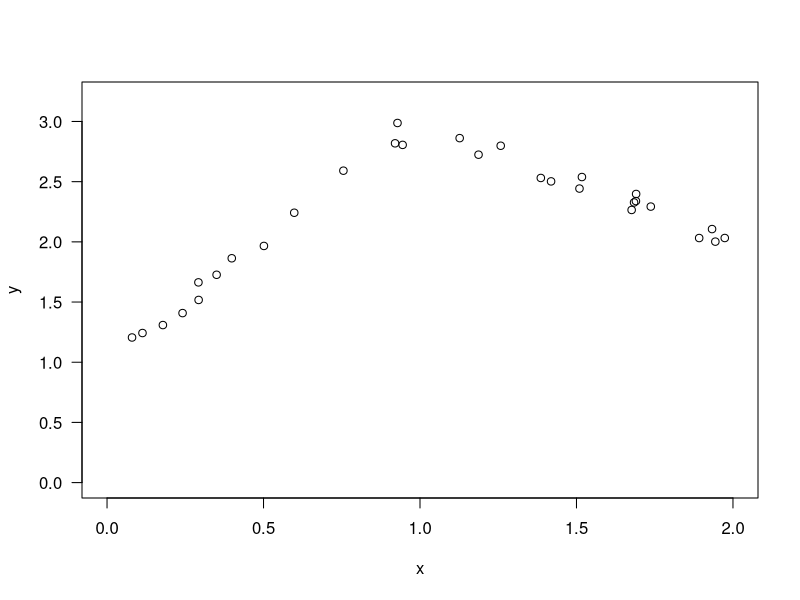
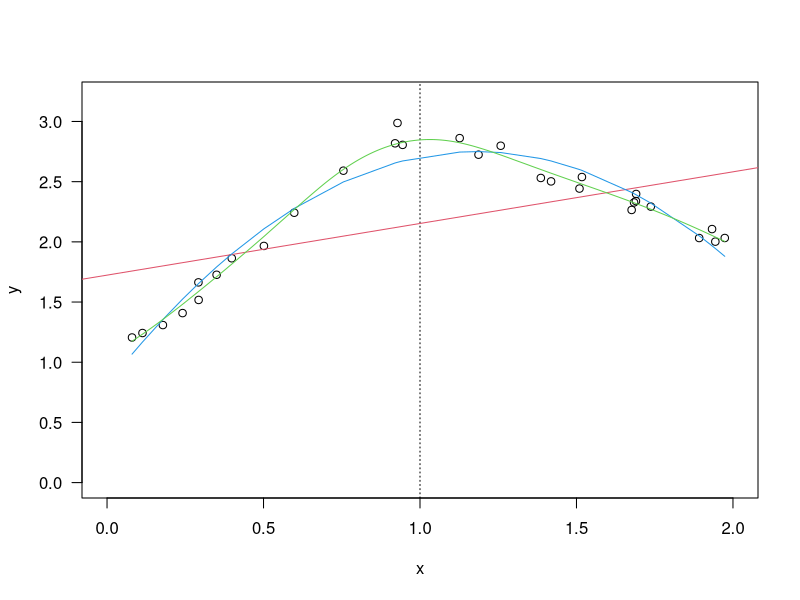
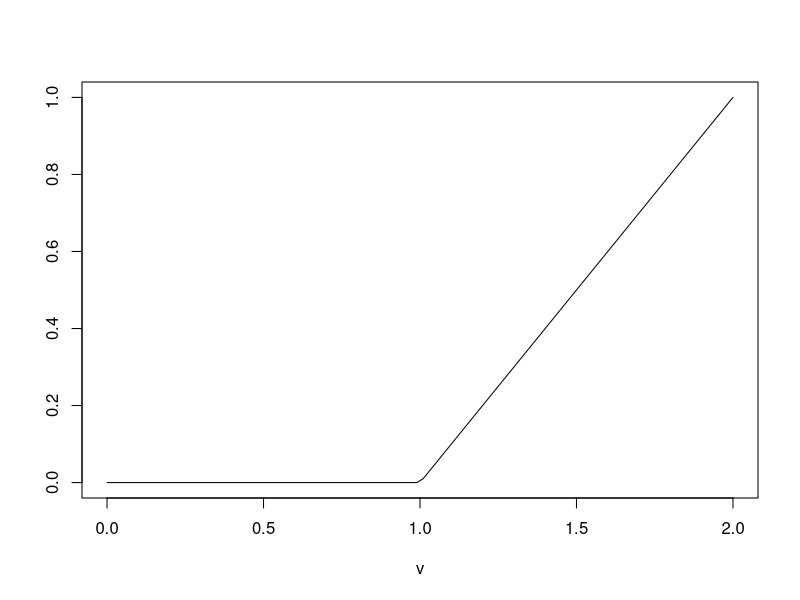
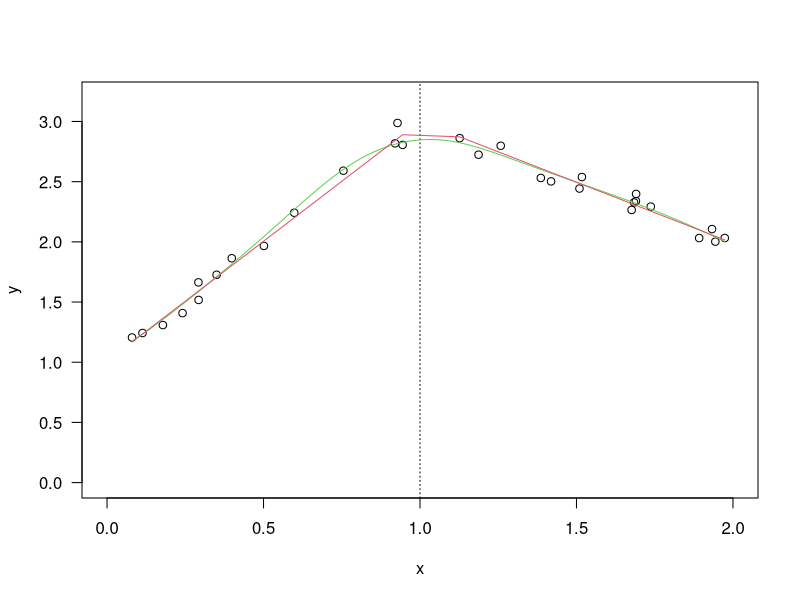
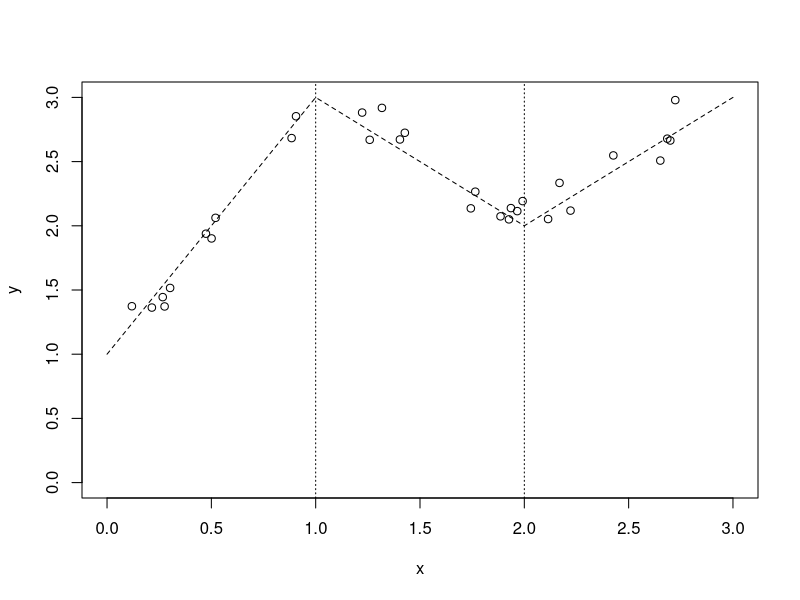

Here is the R script that generated these plots, in order:
## ---- chunk 1

n=30; x=sort(runif(n,0,2)); b0=1; b1=2; b2=4; b3=-1
y=c(b0+b1*x[x<=1],b2+b3*x[x>1])+rnorm(n,0,0.1)
plot(x,y,xlim=c(0,2),ylim=c(0,3.2),las=1); library(KernSmooth)

plot(x,y,xlim=c(0,2),ylim=c(0,3.2),las=1); abline(v=1,lty=3)
abline(lm(y~x),col=2);preg=lm(y~x+I(x^2)); lines(x,preg$fit,col=4);
lfit=locpoly(x, y, degree=2,band= 0.25); lines(lfit,col=3)
## ---- chunk 2
v=seq(0,2,length=100); plot(v,pmax(v-1,0),type="l",ylab="")
## ---- chunk 3
plot(x,y,xlim=c(0,2),ylim=c(0,3.2),las=1); abline(v=1,lty=3)
lines(lfit,col=3); pmx1=pmax(x-1,0)
breg1=lm(y~x+pmx1); lines(x,breg1$fit,col=2)
n=30; x=sort(runif(n,0,3));
yf=function(x){
b0=1; b1=2; b2=4; b3=-1; b4=0; b5=1;
c(b0+b1*x[x<=1],b2+b3*x[(x>1)&(x<=2)],b4+b5*x[x>2])
}
y=yf(x)+rnorm(n,0,0.1);
xs=seq(0,3,length=100);
ys=yf(xs)
plot(x,y,xlim=c(0,3),ylim=c(0,3)); abline(v=c(1,2),lty=3);
lines(xs,ys,lty=2);
